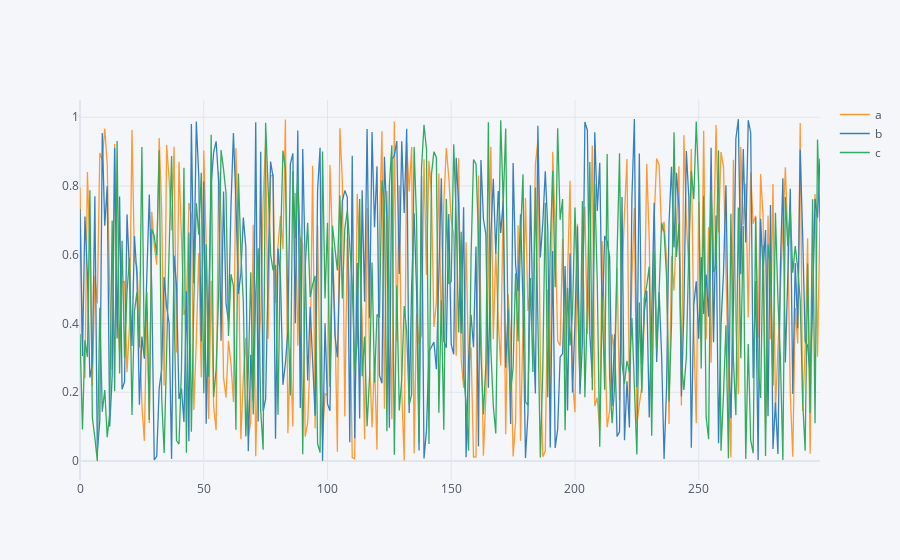

Source (notebook cell):
### Code cell
df.iplot()

### Figure 1 — Plotly figure (JSON) as saved in the notebook; plotly's stock layout.template omitted (floating-point values rounded to 4 significant figures; data arrays with more than 128 entries replaced by an {"elided": "..."} marker saying what was removed)
{"data": [{"line": {"color": "rgba(255, 153, 51, 1.0)", "dash": "solid", "shape": "linear", "width": 1.3}, "mode": "lines", "name": "a", "text": "", "type": "scatter", "x": {"elided": "300 int values"}, "y": {"elided": "300 float values"}}, {"line": {"color": "rgba(55, 128, 191, 1.0)", "dash": "solid", "shape": "linear", "width": 1.3}, "mode": "lines", "name": "b", "text": "", "type": "scatter", "x": {"elided": "300 int values"}, "y": {"elided": "300 float values"}}, {"line": {"color": "rgba(50, 171, 96, 1.0)", "dash": "solid", "shape": "linear", "width": 1.3}, "mode": "lines", "name": "c", "text": "", "type": "scatter", "x": {"elided": "300 int values"}, "y": {"elided": "300 float values"}}], "layout": {"legend": {"bgcolor": "#F5F6F9", "font": {"color": "#4D5663"}}, "paper_bgcolor": "#F5F6F9", "plot_bgcolor": "#F5F6F9", "title": {"font": {"color": "#4D5663"}}, "xaxis": {"gridcolor": "#E1E5ED", "showgrid": true, "tickfont": {"color": "#4D5663"}, "title": {"font": {"color": "#4D5663"}, "text": ""}, "zerolinecolor": "#E1E5ED"}, "yaxis": {"gridcolor": "#E1E5ED", "showgrid": true, "tickfont": {"color": "#4D5663"}, "title": {"font": {"color": "#4D5663"}, "text": ""}, "zerolinecolor": "#E1E5ED"}}}
